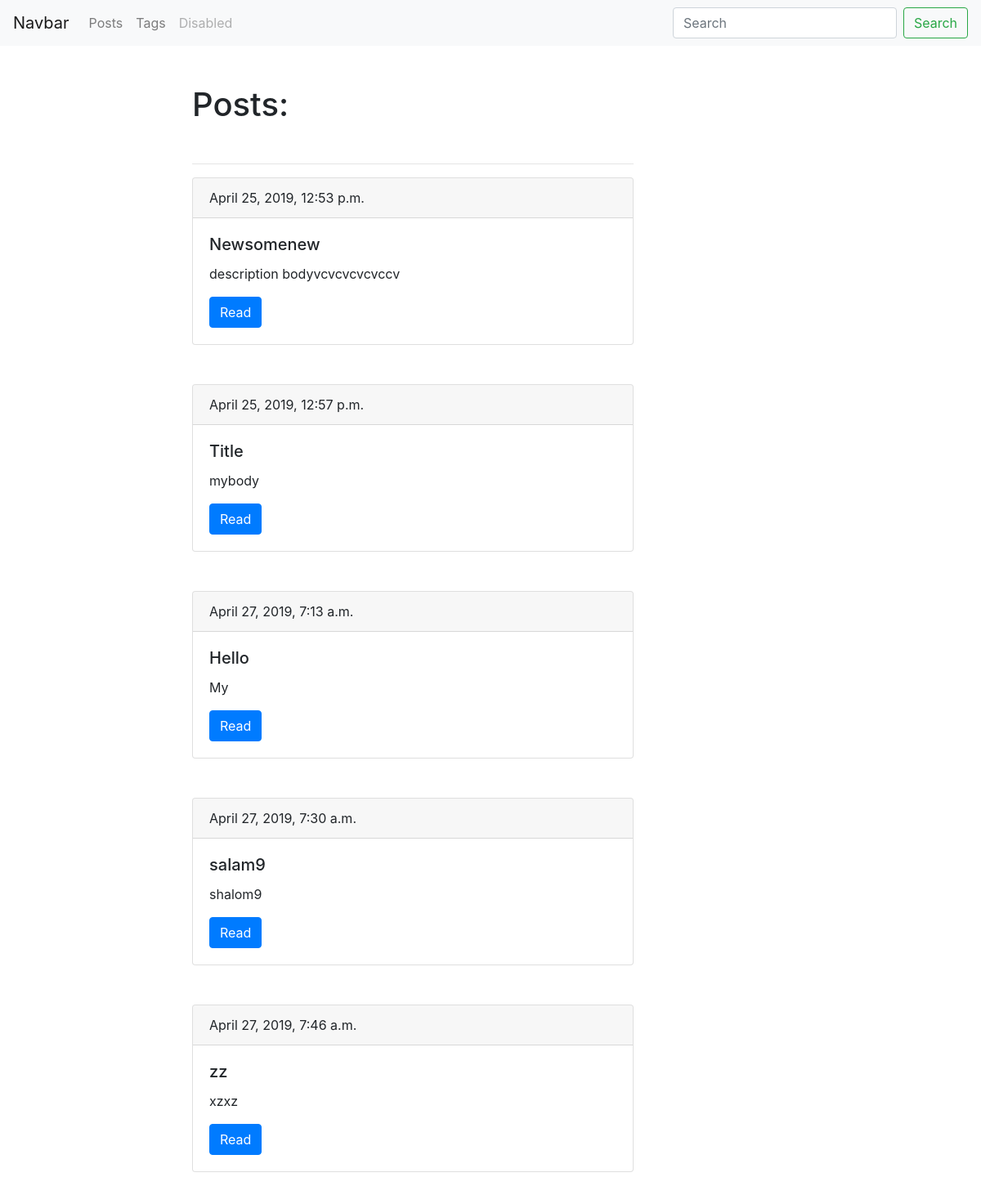
Page /blog/ on the earlier database version.
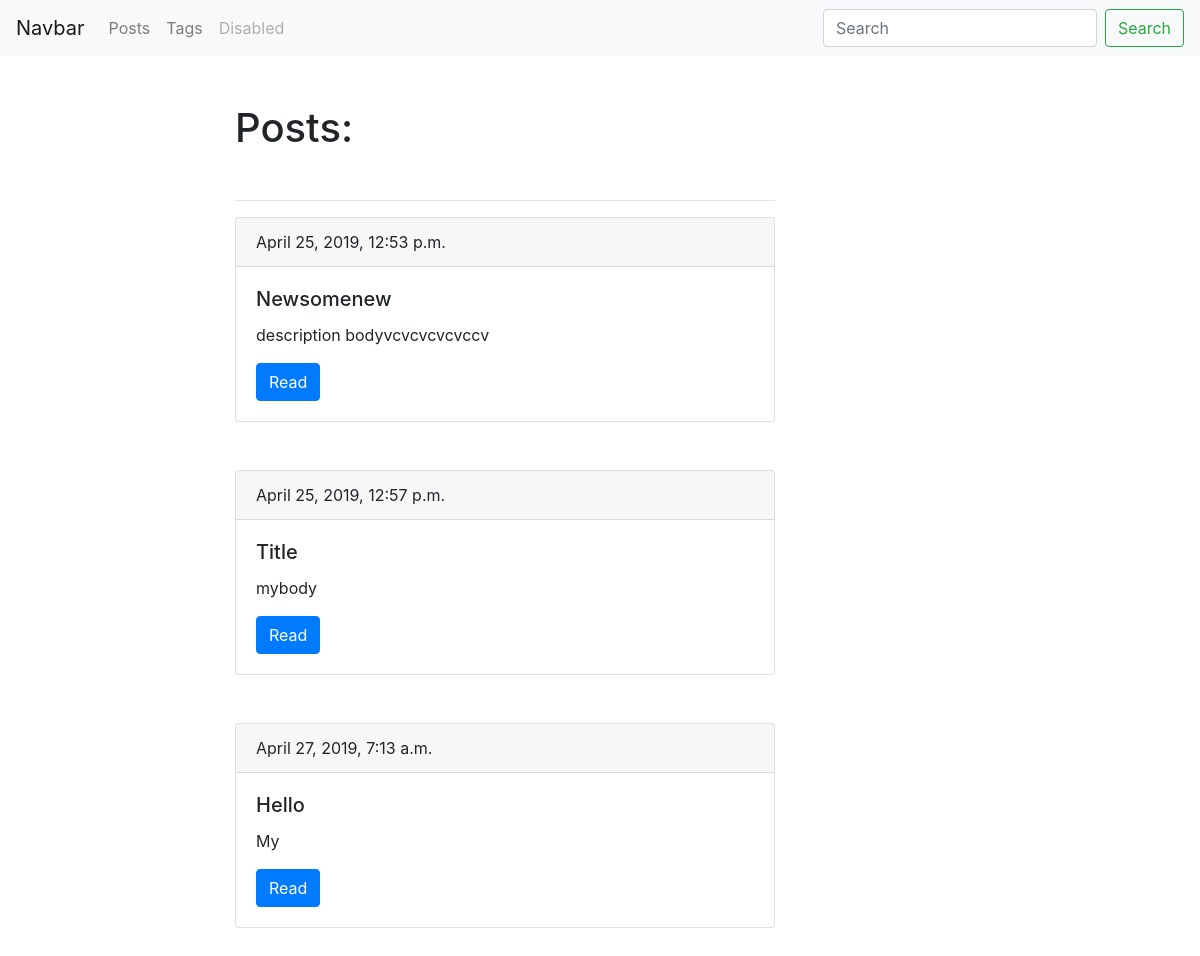
Same page on the later database version.
### blog/models.py (models this page shows, shortened)
class Post(models.Model):
    title = models.CharField(max_length=150, db_index=True)
    slug = models.SlugField(max_length=150, blank=True, unique=True)
    body = models.TextField(blank=True, db_index=True)
    tags = models.ManyToManyField('Tag', blank=True, related_name='posts') # создает поле у двух таблиц (манипуляция через менеджер объектов)
    data_pub = models.DateTimeField(auto_now_add=True)
    def get_absolute_url(self):
        return reverse("post_detail", kwargs={"slug": self.slug})

### blog/views.py (the view)
# urls.py: path('', PostList.as_view(), name='posts_list'),
class PostList(View):
    def get(self, request):
        posts = Post.objects.all()
        context = {
            'posts': posts,
            'admin_object':None
            }
        return render(request, 'blog/index.html', context=context)

### blog/templates/blog/index.html (shortened to what this page needs)
{% extends 'blog/base_blog.html' %}
{% block content %}
    <h1 class='mb-5 mt-5'>Posts:</h1>
    <hr>
    {% for post in posts %}
        <div class="card mb-5">
            <div class="card-header">
                {{post.data_pub}}
            </div>
            <div class="card-body">
                <h5 class="card-title">{{post.title}}</h5>
                <p class="card-text">{{post.body|truncatewords:15}}</p>
                <a href="{{ post.get_absolute_url }}" class="btn btn-primary">Read</a>
            </div>
        </div>
    {% endfor %}
{% endblock %}

### blog/templates/blog/base_blog.html (shortened to what this page needs)
{% extends 'base.html' %}

### templates/base.html (shortened to what this page needs)
{% load static %}
<!DOCTYPE html>
<html lang="ru">
<head>
		<link rel="stylesheet" href="https://stackpath.bootstrapcdn.com/bootstrap/4.3.1/css/bootstrap.min.css">
		<link rel='stylesheet' href='{% static "css/styles.css" %}'>
</head>
	<body>
		<nav class="navbar navbar-expand-lg navbar-light bg-light">
			<a class="navbar-brand" href="#">Navbar</a>
			<div class="collapse navbar-collapse" id="navbarSupportedContent">
				<ul class="navbar-nav mr-auto">
				<li class="nav-item">
					<a class="nav-link" href="{% url 'posts_list' %}">Posts</a>
				</li>
				<li class="nav-item">
					<a class="nav-link" href="{% url 'tags_list' %}">Tags</a>
				</li>
				<li class="nav-item">
					<a class="nav-link disabled" href="#" tabindex="-1" aria-disabled="true">Disabled</a>
				</li>
				</ul>
				<form class="form-inline my-2 my-lg-0">
				<input class="form-control mr-sm-2" type="search" placeholder="Search" aria-label="Search">
				<button class="btn btn-outline-success my-2 my-sm-0" type="submit">Search</button>
				</form>
			</div>
		</nav>
		<div class='container'>
			<div class='row'>
				<div class='col-6 offset-md-2'>
					{% block content %}
					{% endblock %}
				</div>
			</div>
		</div>
	</body>
</html>

Differences in the rows shown:
removed Post: data_pub "April 27, 2019, 7:30 a.m.", title "salam9", body "shalom9"
removed Post: data_pub "April 27, 2019, 7:46 a.m.", title "zz", body "xzxz"
